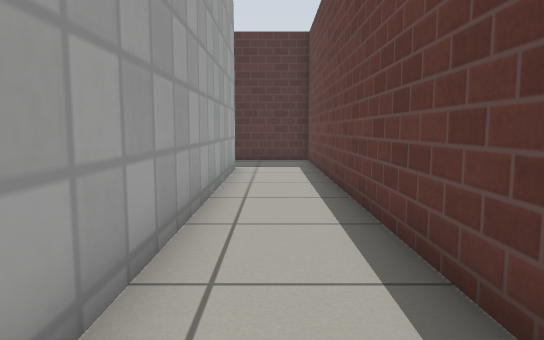
[1] (above)

18 first-person views from a walk through a Gazebo world. The camera is 0.62 m above the floor, tilts 6° down and sees 70° across. The floor is counted in squares, 0.5 m on a side. Each view is taken from the middle of a square. On the plan, view 1 faces up. The plan holds only what a view shows up to about 15 squares ahead; the rest is blank. Gazebo's built-in surfaces are drawn with simple patterns.

[2]
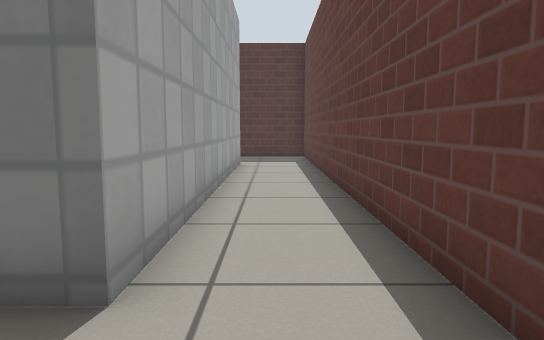

[3]
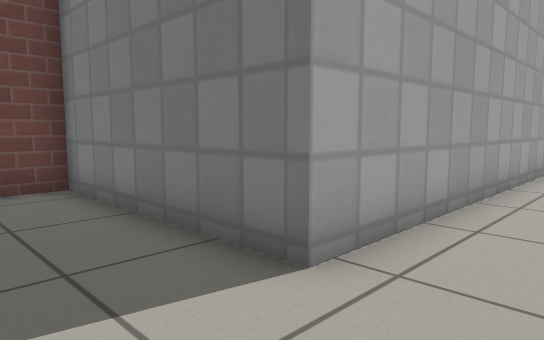

[4]
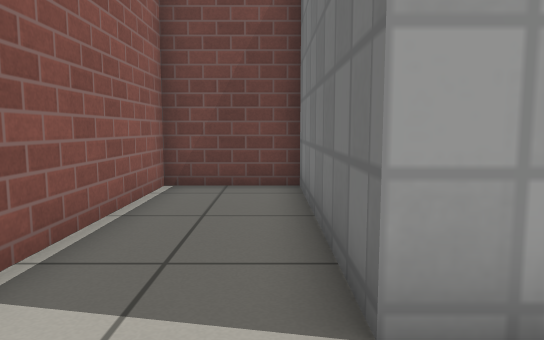

[5]
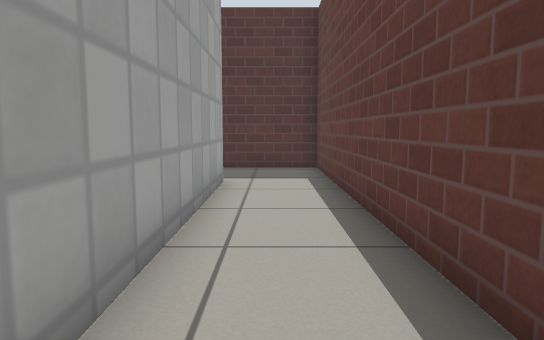

[6]
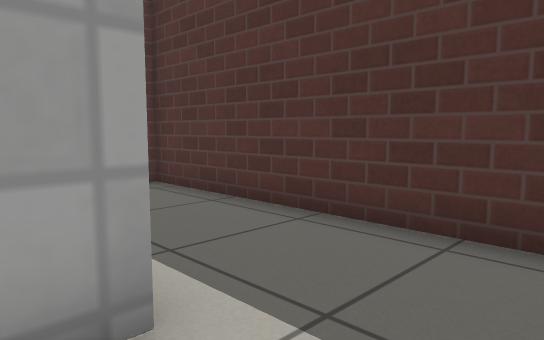

[7]
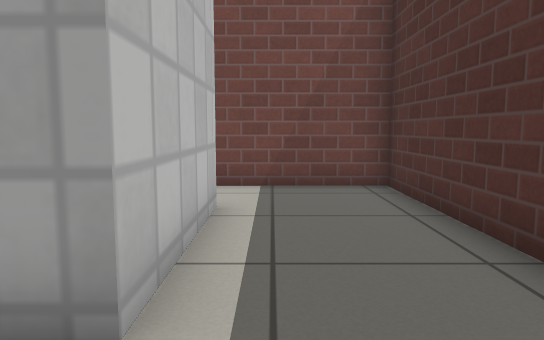

[8]
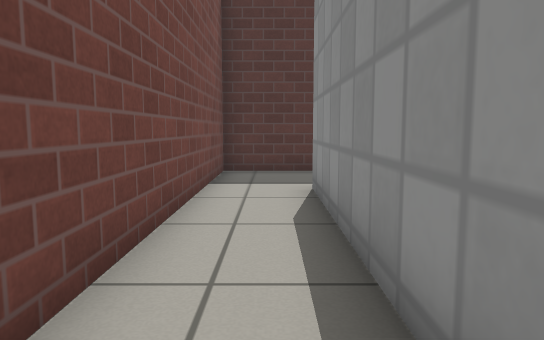

[9]
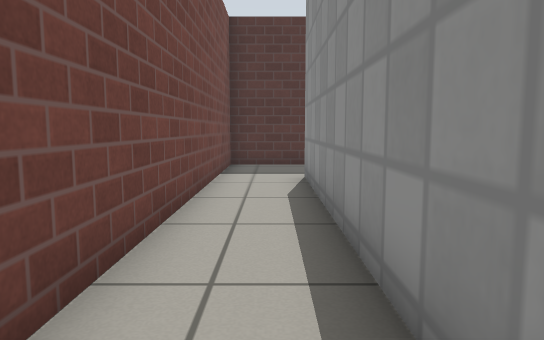

[10]
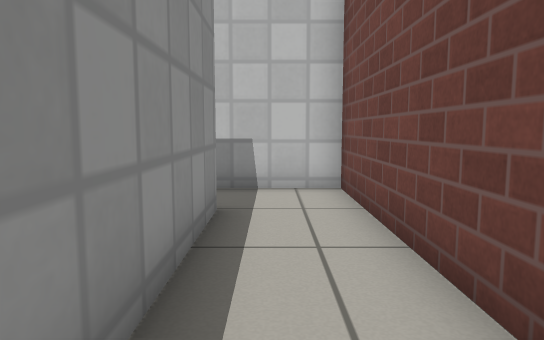

[11]
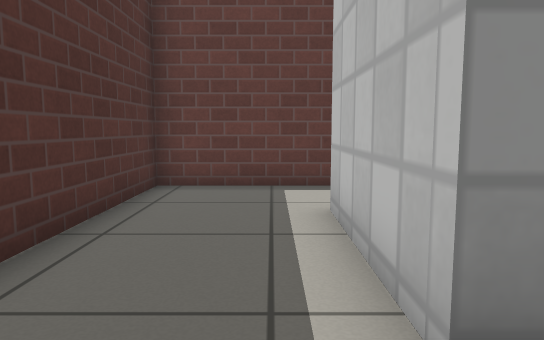

[12]
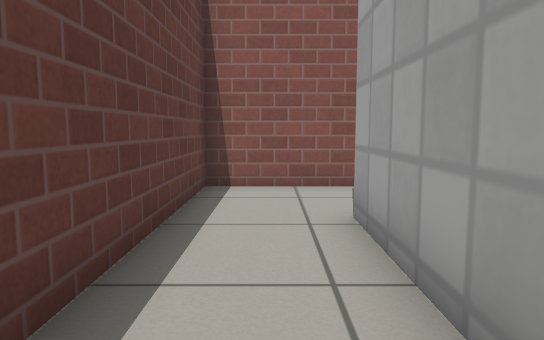

[13]
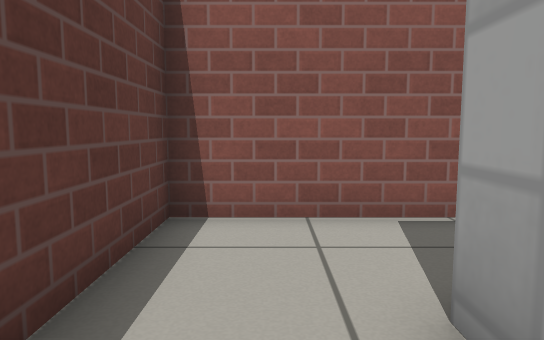

[14]
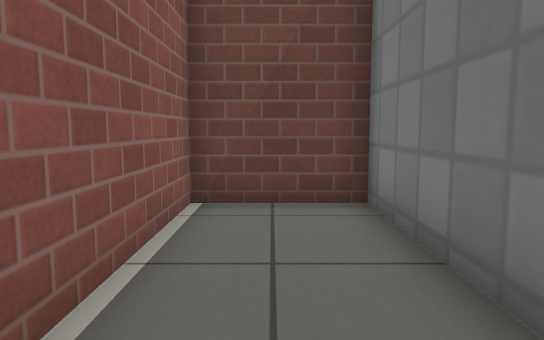

[15]
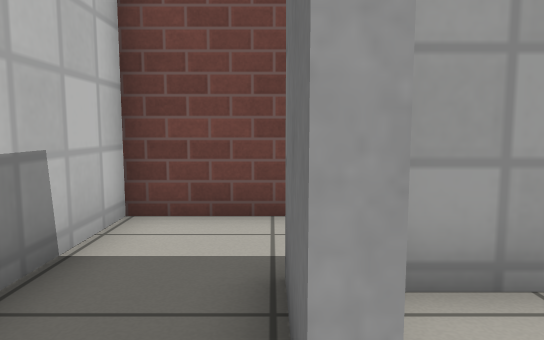

[16]
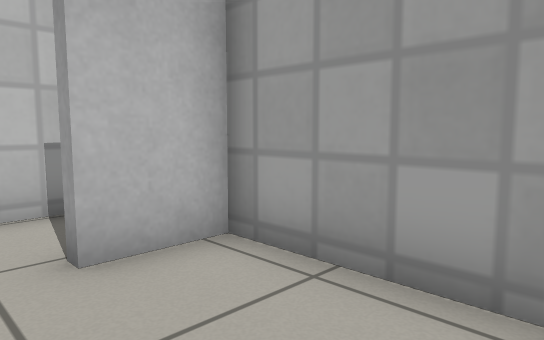

[17]
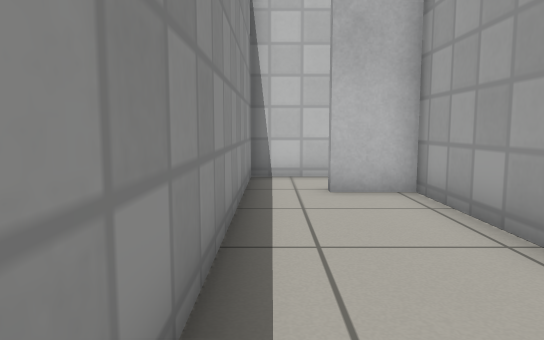

[18]
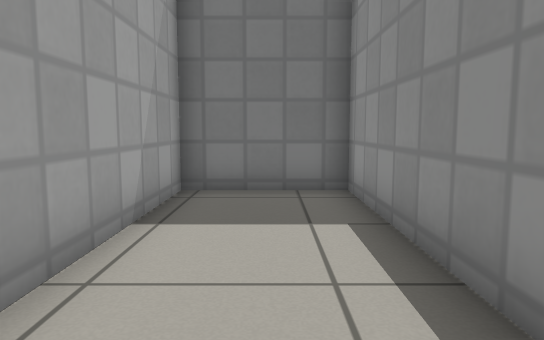

### Floor plan
Ten units are one square. View 1 is at (0, 0); x grows to the right and y downward. Boxes are objects, and circles mark ways between rooms. Rooms are numbered by the first view taken in them; rooms with no view inside come last. Other rooms are left out.
<svg viewBox="-79 -160 99 189">
<path fill="none" stroke="#000" d="M-32 -31 -51 -31 -51 -121 -11 -121 -11 -6 -74 -6 -74 24 15 24 15 -155 -74 -155 -74 -9 -34 -9M-34 -9 -14 -9 -14 -118 -49 -118 -49 -34 -32 -34 -32 -31"/>
<circle cx="-45" cy="-20" r="3" fill="#2a7"/>
<text x="0" y="-70">1</text>
<text x="-30" y="-70">2</text>
</svg>
Room 1 opens to room 2.

Where each view was taken, in squares from view 1:
view 1: 0 up, 0 right, facing up
view 2: 2 down, 0 right, facing up
view 3: 2 down, 1 right, facing up-left
view 4: 0 up, 1 right, facing left
view 5: 3 up, 0 right, facing up
view 6: 11 up, 1 right, facing up-left
view 7: 13 up, 1 right, facing left
view 8: 4 up, 6 left, facing up
view 9: 2 up, 6 left, facing up
view 10: 9 up, 6 left, facing down
view 11: 13 up, 7 left, facing right
view 12: 6 up, 0 right, facing down
view 13: 3 up, 0 right, facing down
view 14: 1 down, 1 left, facing left
view 15: 3 up, 2 left, facing left
view 16: 7 up, 2 left, facing down-left
view 17: 11 up, 2 left, facing down
view 18: 4 up, 3 left, facing up
